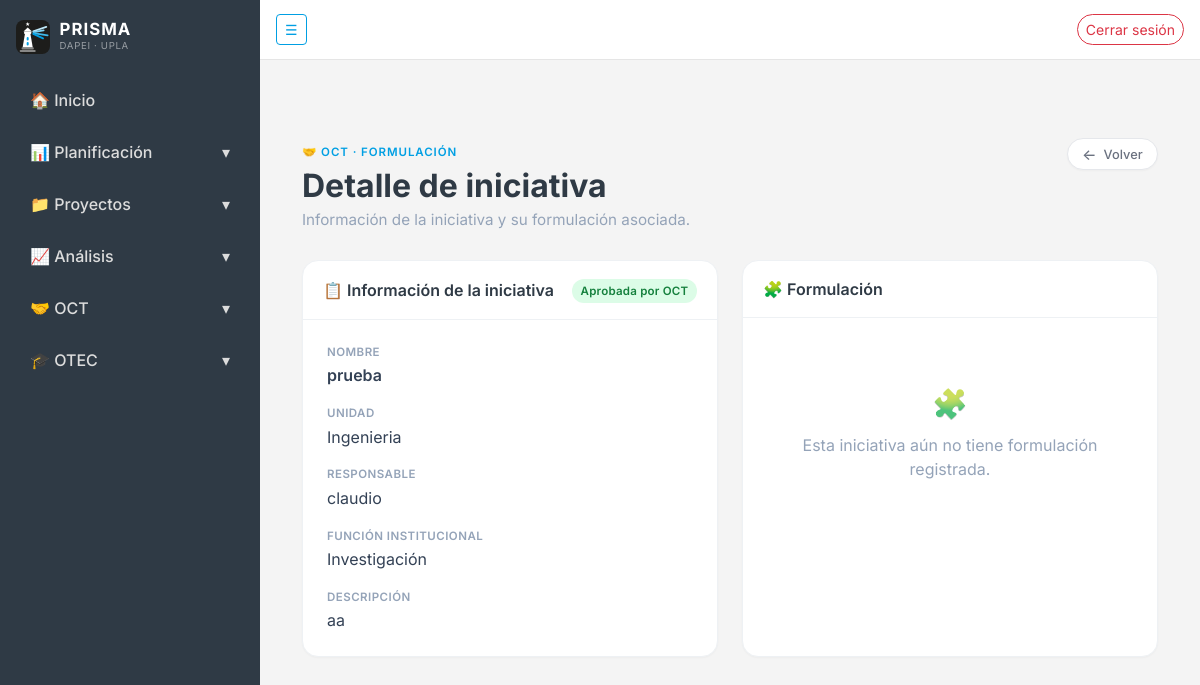
Page /oct/iniciativas/formulacion/1/ (signed in) on the committed database.
### oct/models.py (models this page shows, shortened)
class Iniciativa(models.Model):
    class FuncionInstitucional(models.TextChoices):
        DOCENCIA = "DOCENCIA", "Docencia"
        INVESTIGACION = "INVESTIGACION", "Investigación"
        VINCULACION = "VINCULACION", "Vinculación con el Medio"
        GESTION = "GESTION", "Gestión Estratégica"
    class Estado(models.TextChoices):
        BORRADOR = "BORRADOR", "Borrador"
        ENVIADA = "ENVIADA", "Enviada"
        REVISION_OCT = "REVISION_OCT", "Revisión OCT"
        DEVUELTA = "DEVUELTA", "Devuelta con observaciones"
        APROBADA = "APROBADA", "Aprobada por OCT"
        POSTULADA = "POSTULADA", "Postulada"
        ADJUDICADA = "ADJUDICADA", "Adjudicada"
        NO_ADJUDICADA = "NO_ADJUDICADA", "No adjudicada"
    nombre = models.CharField(max_length=255)
    descripcion = models.CharField(max_length=500)
    unidad = models.CharField(max_length=255)
    responsable = models.ForeignKey(
        User,
        on_delete=models.CASCADE,
        related_name="iniciativas"
    )
    funcion_institucional = models.CharField(
        max_length=30,
        choices=FuncionInstitucional.choices
    )
    estado = models.CharField(
        max_length=30,
        choices=Estado.choices,
        default=Estado.BORRADOR
    )
    fecha_inicio = models.DateField(null=True, blank=True)
    fecha_termino = models.DateField(null=True, blank=True)
    descarga_horas = models.BooleanField(default=False)
    fecha_creacion = models.DateTimeField(auto_now_add=True)
    fecha_actualizacion = models.DateTimeField(auto_now=True)
    observaciones = models.TextField(blank=True, null=True)

### oct/views.py (the view)
# urls.py: path("iniciativas/formulacion/<int:iniciativa_id>/", views.ver_formulacion, name="ver_formulacion"),
@login_required
def ver_formulacion(request, iniciativa_id):
    iniciativa = get_object_or_404(Iniciativa, id=iniciativa_id)
    if not puede_ver_iniciativa(request.user, iniciativa):
        raise PermissionDenied
    return render(request, "oct/ver_formulacion.html", {
        "iniciativa": iniciativa,
        "formulacion": getattr(iniciativa, "formulacion", None),
    })

### oct/views.py (called while the page is built)
def puede_ver_iniciativa(user, iniciativa):
    return iniciativa.responsable_id == user.id or es_aprobador(user)

### oct/templates/oct/ver_formulacion.html (shortened to what this page needs)
{% extends "core/base.html" %}
{% block content %}
<div class="container py-5">
    <div class="oct-page-head">
        <div>
            <span class="oct-eyebrow">🤝 OCT · Formulación</span>
            <h2>Detalle de iniciativa</h2>
            <p class="oct-sub">Información de la iniciativa y su formulación asociada.</p>
        </div>
        <a href="javascript:history.back()" class="btn-volver">
            <span class="arrow">←</span> Volver
        </a>
    </div>
    <div class="row g-4">
        <div class="col-lg-6">
            <div class="oct-card h-100">
                <div class="oct-card-head">
                    📋 Información de la iniciativa
                    <span class="ms-auto">
                        {% include "oct/partials/badge_estado.html" with estado=iniciativa.estado label=iniciativa.get_estado_display %}
                    </span>
                </div>
                <div class="card-body p-4">
                    <div class="oct-field">
                        <div class="oct-field-label">Nombre</div>
                        <div class="oct-field-value fw-semibold">{{ iniciativa.nombre }}</div>
                    </div>
                    <div class="oct-field">
                        <div class="oct-field-label">Unidad</div>
                        <div class="oct-field-value">{{ iniciativa.unidad }}</div>
                    </div>
                    <div class="oct-field">
                        <div class="oct-field-label">Responsable</div>
                        <div class="oct-field-value">{{ iniciativa.responsable }}</div>
                    </div>
                    <div class="oct-field">
                        <div class="oct-field-label">Función institucional</div>
                        <div class="oct-field-value">{{ iniciativa.get_funcion_institucional_display }}</div>
                    </div>
                    <div class="oct-field mb-0">
                        <div class="oct-field-label">Descripción</div>
                        <div class="oct-field-value">{{ iniciativa.descripcion }}</div>
                    </div>
                </div>
            </div>
        </div>
        <div class="col-lg-6">
            <div class="oct-card h-100">
                <div class="oct-card-head">
                    🧩 Formulación
                </div>
                <div class="card-body p-4">
                    {% if formulacion %}
                        <div class="oct-field">
                            <div class="oct-field-label">Fondo o licitación</div>
                            <div class="oct-field-value fw-semibold">{{ formulacion.nombre_fondo }}</div>
                        </div>
                        <div class="oct-field">
                            <div class="oct-field-label">Convocatoria</div>
                            <div class="oct-field-value">
                                {% if formulacion.link_convocatoria %}
                                    <a href="{{ formulacion.link_convocatoria }}" target="_blank" rel="noopener">
                                        Ver convocatoria ↗
                                    </a>
                                {% else %}
                                    <span class="text-muted">No informado</span>
                                {% endif %}
                            </div>
                        </div>
                        <div class="oct-field mb-0">
                            <div class="oct-field-label">Observaciones</div>
                            <div class="oct-field-value">
                                {% if formulacion.observaciones %}
                                    {{ formulacion.observaciones }}
                                {% else %}
                                    <span class="text-muted">Sin observaciones</span>
                                {% endif %}
                            </div>
                        </div>
                    {% else %}
                        <div class="oct-empty mb-0">
                            <span class="oct-empty-icon">🧩</span>
                            Esta iniciativa aún no tiene formulación registrada.
                        </div>
                    {% endif %}
                </div>
            </div>
        </div>
    </div>
</div>
{% endblock %}

### core/templates/core/base.html (style rules this page uses)
:root { --font-sans: 'Inter', -apple-system, BlinkMacSystemFont, 'Segoe UI', Roboto, sans-serif; --font-mono: 'JetBrains Mono', ui-monospace, 'SFMono-Regular', Menlo, monospace; }
body { overflow-x: hidden; background-color: #f4f4f4; color: #565656; font-family: var(--font-sans); font-feature-settings: 'cv02', 'cv03', 'cv04', 'cv11'; -webkit-font-smoothing: antialiased; -moz-osx-font-smoothing: grayscale; }
.btn-volver { display: inline-flex; align-items: center; gap: .45rem; background: #ffffff; border: 1px solid #e5e7eb; color: #6b7280; border-radius: 999px; padding: .35rem .9rem; font-size: .8rem; font-weight: 500; text-decoration: none; transition: all .15s ease; box-shadow: 0 1px 2px rgba(0,0,0,0.03); }
.btn-volver .arrow { display: inline-block; font-size: .95rem; line-height: 1; transition: transform .15s ease; }

### oct/templates/oct/partials/estilos.html (style rules this page uses)
.oct-page-head { display: flex; align-items: flex-start; justify-content: space-between; gap: 1rem; flex-wrap: wrap; margin-bottom: 1.75rem; }
.oct-eyebrow { display: inline-flex; align-items: center; gap: .4rem; font-size: .72rem; font-weight: 600; letter-spacing: .08em; text-transform: uppercase; color: #009fe3; margin-bottom: .35rem; }
.oct-page-head h2 { font-weight: 700; color: #2f3a45; margin: 0; }
.oct-page-head .oct-sub { color: #94a3b8; margin: .25rem 0 0; font-size: .95rem; }
.oct-card { background: #fff; border: 1px solid #eef1f4; border-radius: 16px; box-shadow: 0 1px 2px rgba(0,0,0,.03); }
.oct-empty { text-align: center; color: #94a3b8; padding: 2.5rem 1rem; }
.oct-empty .oct-empty-icon { font-size: 1.8rem; display: block; margin-bottom: .5rem; opacity: .7; }
.oct-field { margin-bottom: 1.1rem; }
.oct-field-label { font-size: .72rem; font-weight: 600; letter-spacing: .04em; text-transform: uppercase; color: #94a3b8; margin-bottom: .15rem; }
.oct-field-value { color: #334155; }
.oct-card-head { padding: 1rem 1.25rem; border-bottom: 1px solid #eef1f4; font-weight: 600; color: #2f3a45; display: flex; align-items: center; gap: .5rem; }

### rows in the picture
Iniciativa: nombre "prueba", unidad "Ingenieria", responsable "claudio", funcion_institucional "Investigación", descripcion "aa"

### other values in the picture
{{ label }} "Aprobada por OCT"
